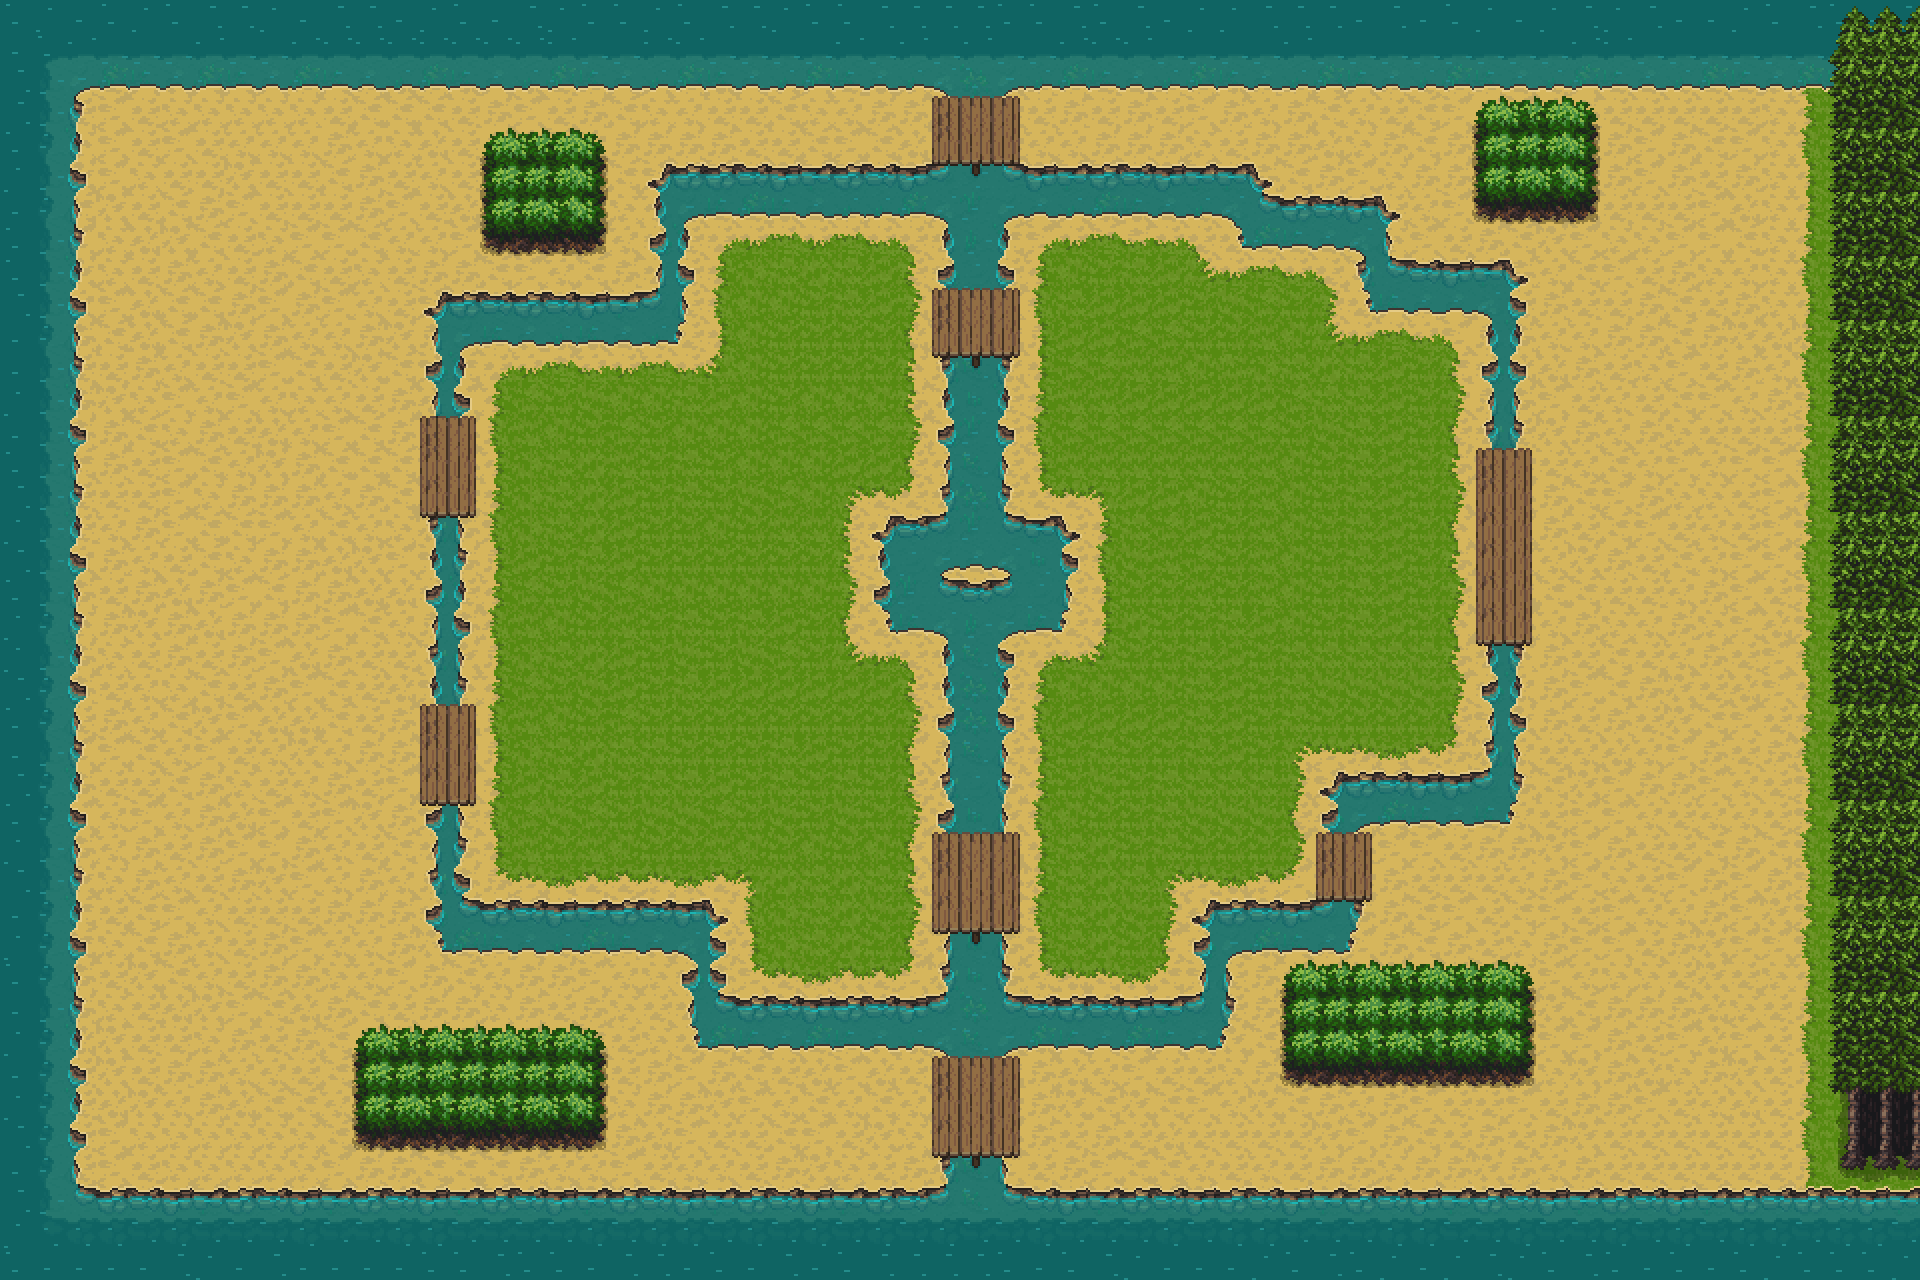

The image is a tile-based game level rendered from a .tmx file. Its description and source (layers, tilesets, objects; grid data summarised) follow:
An orthogonal 60x40 tile map with 32x32 px tiles, 9 tile layers (low_deco, land, alpha_respawn, beta_respawn, ...), 1 hidden layer not drawn, 2 tilesets.

<map version="1.10" tiledversion="1.10.2" orientation="orthogonal" renderorder="right-down" width="60" height="40" tilewidth="32" tileheight="32" infinite="0" nextlayerid="31" nextobjectid="1">
 <editorsettings>
  <export target="../../../di-engine-node/beach.tmx" format="tmx" />
 </editorsettings>
 <tileset firstgid="1" source="CL_MainLev_32.tsx" />
 <tileset firstgid="3969" source="CL_MainLev_Pollution_32.tsx" />
 <layer id="17" name="ground" width="60" height="40" visible="0" locked="1">
  <data>[2400 cells, 2400 non-empty, 1 distinct tile ids]</data>
 </layer>
 <layer id="25" name="low_deco" width="60" height="40">
  <data>[2400 cells, 150 non-empty, 23 distinct tile ids]</data>
 </layer>
 <layer id="10" name="land" width="60" height="40">
  <data>[2400 cells, 1938 non-empty, 25 distinct tile ids]</data>
 </layer>
 <layer id="14" name="alpha_respawn" width="60" height="40" locked="1">
  <data>[2400 cells, 43 non-empty, 8 distinct tile ids]</data>
 </layer>
 <layer id="15" name="beta_respawn" width="60" height="40" locked="1">
  <data>[2400 cells, 50 non-empty, 6 distinct tile ids]</data>
 </layer>
 <layer id="18" name="region" width="60" height="40">
  <data>[2400 cells, 541 non-empty, 58 distinct tile ids]</data>
 </layer>
 <layer id="13" name="restrict" width="60" height="40">
  <data>[2400 cells, 906 non-empty, 54 distinct tile ids]</data>
 </layer>
 <layer id="22" name="road" width="60" height="40">
  <data>[2400 cells, 58 non-empty, 6 distinct tile ids]</data>
 </layer>
 <layer id="26" name="high_deco" width="60" height="40">
  <data>[2400 cells, 174 non-empty, 36 distinct tile ids]</data>
 </layer>
 <layer id="30" name="bushes" width="60" height="40">
  <data>[2400 cells, 96 non-empty, 16 distinct tile ids]</data>
 </layer>
</map>